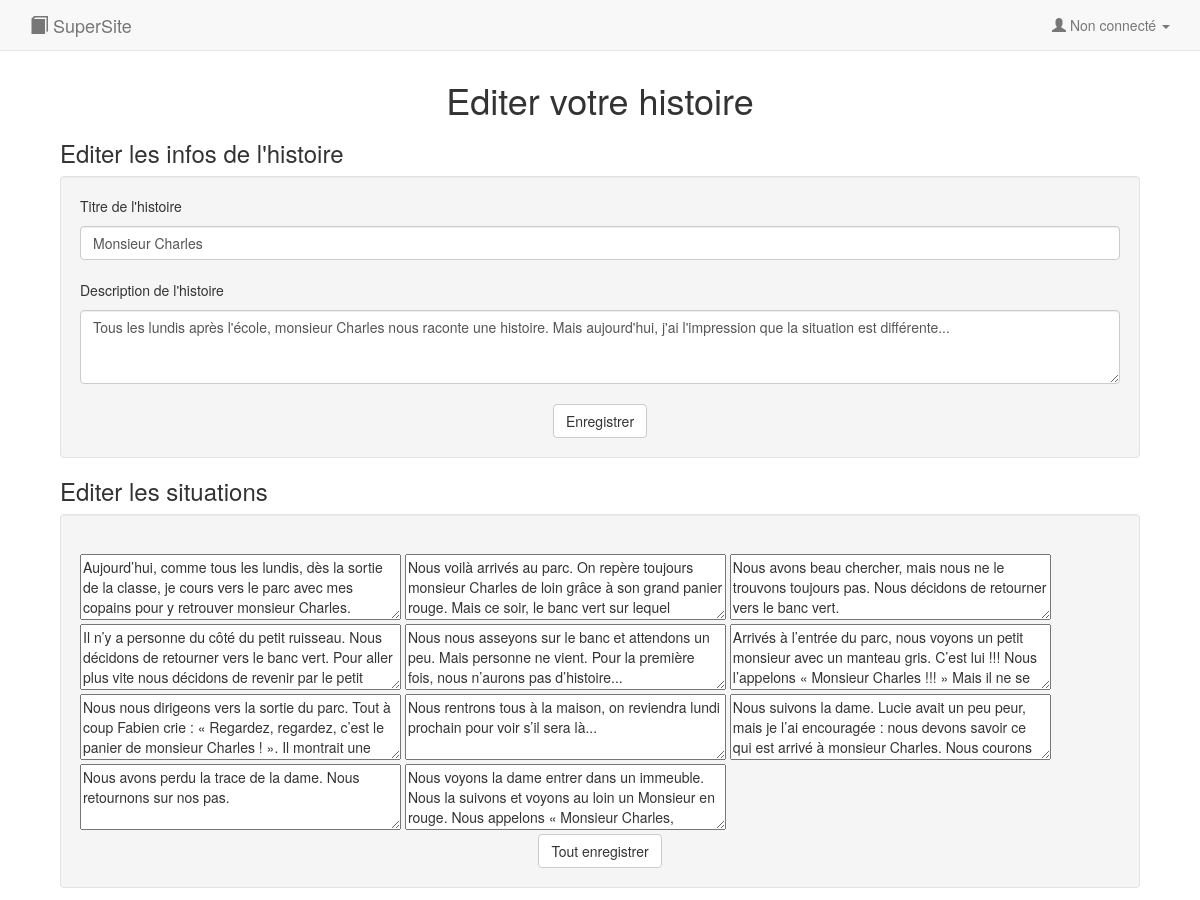
The page /edit.php?id_hist=1 (upper part) on the database as committed earlier.
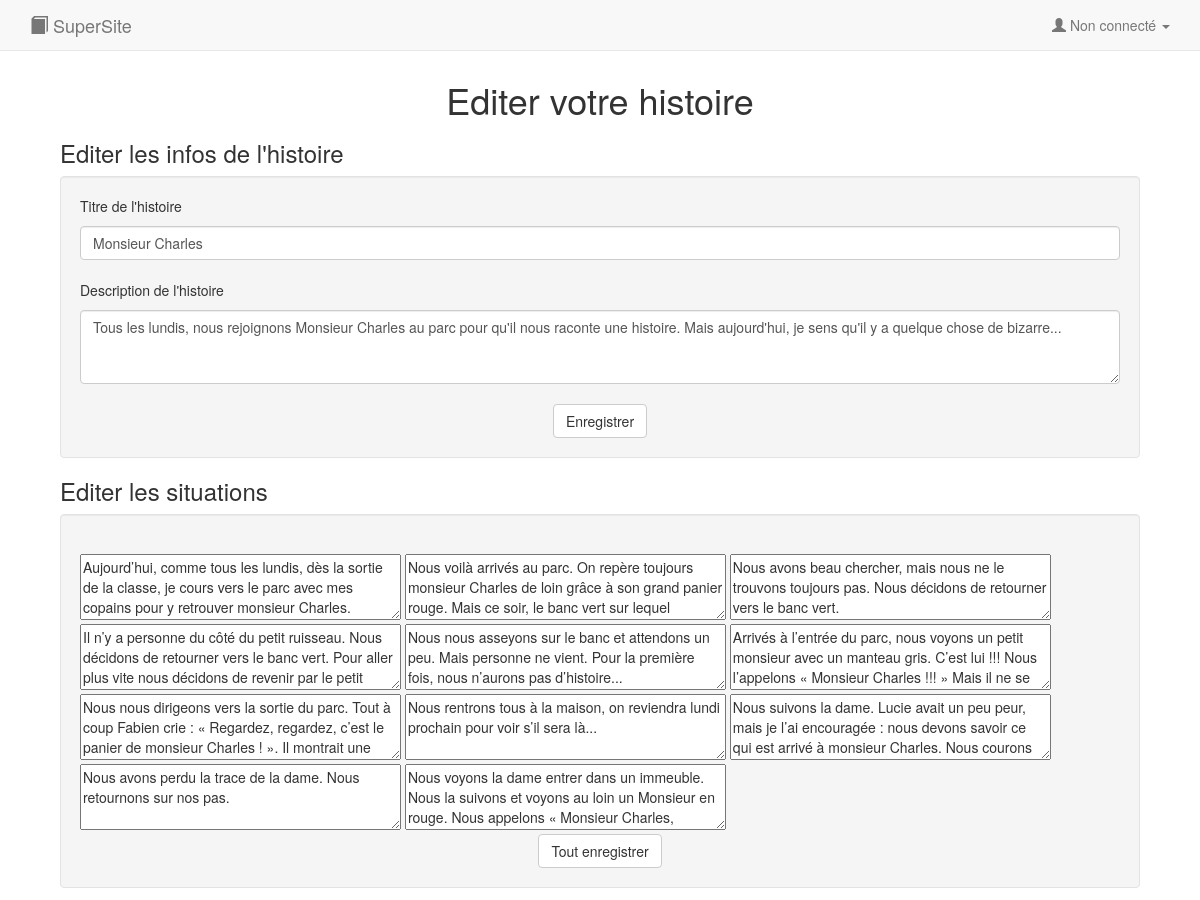
The same page on the database as committed later.
### tables this page shows
CREATE TABLE `histoire` (
  `id_hist` int(11) NOT NULL,
  `titre` varchar(50) NOT NULL,
  `image` varchar(20) NOT NULL,
  `description` varchar(700) NOT NULL,
  `affichee` int(1) NOT NULL DEFAULT 1,
  `id_sit_initiale` int(11) NOT NULL,
  `id_sit_finale` int(11) NOT NULL
);

### edit.php (the view, shortened to what this page needs)
<!doctype html>
<html>
<?php
require "head.php";
require "connect.php";
require "header.php";
if (isset($_GET['id_hist'])){
    $id_hist = $_GET['id_hist'];
}
if ($BDD){
    $req_histoire = $BDD->prepare("SELECT * FROM histoire WHERE id_hist=:idhist");
    $req_histoire->execute(array("idhist"=>$id_hist));
    $histoire = $req_histoire->fetch();
    $req_situations = $BDD->prepare("SELECT * FROM situation WHERE id_hist=:idhist");
    $req_situations->execute(array("idhist"=>$id_hist));
    $situations = $req_situations->fetchAll();
}
?>
    <h1 class="text-center">Editer votre histoire</h1>
    <h3> Editer les infos de l'histoire</h3>
    <div class="well">
        <form method="post" class="form" action="traitement_modif_sit&hist.php?id_hist=<?=$id_hist?>">
            <p> Titre de l'histoire</p>
            <input required type="text" name="titre" class="form-control" size="50" value="<?=$histoire['titre']?>"></input>
            <br>
            <p> Description de l'histoire</p>
            <textarea required name="resume" class="form-control" rows="3" cols="40"><?php echo $histoire['description']?></textarea>
            <br>
            <div class="text-center">
                <button type="submit" class="btn btn-secondary btn-default">Enregistrer</button>
            </div>
        </form>
    </div>
    <h3> Editer les situations</h3>
    <div class="well">
        <br>
        <form method="post" class="form" action="traitement_modif_sit&hist.php?id_hist=<?=$id_hist?>">
            <?php foreach ($situations as $situation){?>
                <textarea required name="<?=$situation['id_sit']?>" rows="3" cols="40"><?php echo $situation['paragraphe'];?></textarea>
            <?php }
            ?>
            <br/>
            <div class="text-center"><button type="submit" class="btn btn-default btn-secondary">Tout enregistrer</button></div>
        </form>
    </div>
    <br/>
    <br>
</html>

Rows that differ between the two databases and show on the page:
changed histoire "Monsieur Charles": resume "Tous les lundis après l'école, monsieur Charles nous raconte une histoire. Mais aujourd'hui, j'ai l'impression que la situation est différente..." → "Tous les lundis, nous rejoignons Monsieur Charles au parc pour qu'il nous raconte une histoire. Mais aujourd'hui, je sens qu'il y a quelque chose de bizarre..."
